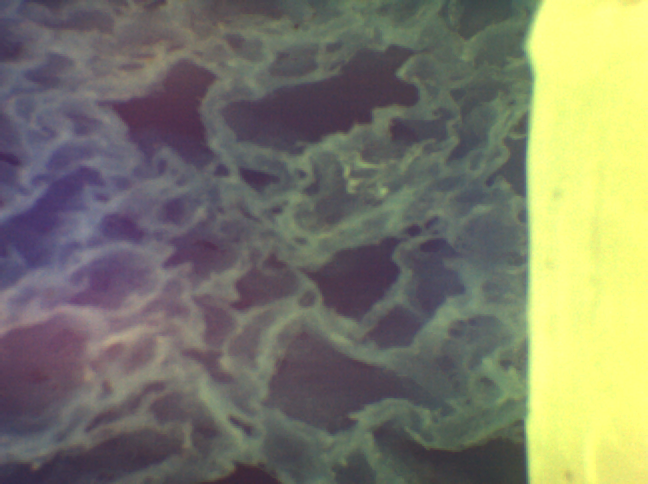
#> input picture Image Analysis/3_code/6_improvingPointTracking/Images/Default_0366_Mode2D_VideoImage.png, 648 x 484 px, found by its file name; its folder holds 4 pictures in this run; the run also reads 1 picture not shown here
$ python 1.py
#> lines starting #> are read from the running program, lines starting #| are printed output that depends on the picture; after the words box and inside, x2 and y2 are one past the last pixel; in counts of white or black regions, pixels touching at a corner belong together
from PIL import Image, ImageFilter
import numpy as np
from matplotlib import pyplot as plt
import skimage
import os


def findClosest(regions, targetLoc):
    #Finds the closest region in 'regions' to 'targetLoc'
    #'targetLoc' is a tuple with (x, y)
    minDist = np.inf
    closestIndex = -1
    closest = 0

    for i in range(len(regions)):
        r = regions[i].centroid
        xdiff = targetLoc[0] - r[0]
        ydiff = targetLoc[1] - r[1]
        dist = xdiff**2 + ydiff**2
        if dist < minDist:
            minDist = dist
            closestIndex = i
            closest = regions[i]

    return closest, closestIndex


def isolatePores(im):
     im = im.filter(ImageFilter.GaussianBlur(radius=3))
     backgroundlight = im.filter(ImageFilter.GaussianBlur(radius=50))
     imdata = np.asarray(im.getdata()).reshape((im.height, im.width))
     bglightdata = np.asarray(backgroundlight.getdata()).reshape((im.height, im.width))

     rectifiedIm = bglightdata - imdata
     rectifiedIm = rectifiedIm * (rectifiedIm > 0)
     rectifiedIm = (rectifiedIm > 8)
     rectifiedIm = skimage.morphology.opening(rectifiedIm)


     labeled = skimage.measure.label(rectifiedIm)
     plt.imshow(labeled)
     plt.show()
     regions = skimage.measure.regionprops(labeled)

     return regions, labeled


#find the file names in the given directory and sort them into alphabetical order, these will be loaded
directory = "Images"
files = sorted(os.listdir(directory))

try:
     ims = [Image.open(directory + "\\" + f).convert('L') for f in files]
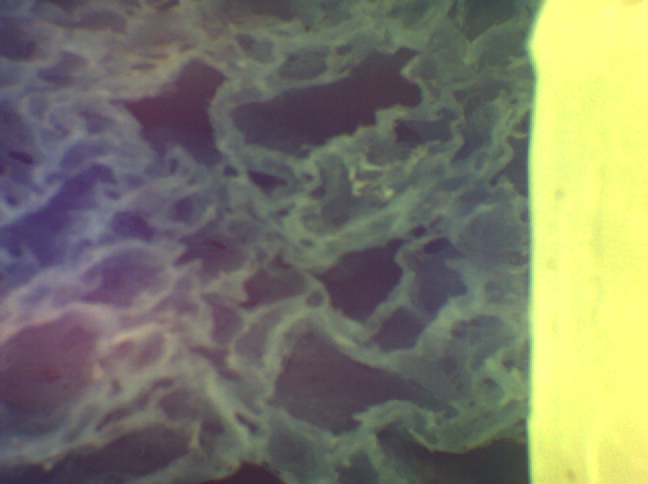
#> input picture Image Analysis/3_code/6_improvingPointTracking/Images/Default_0368_Mode2D_VideoImage.png, 648 x 484 px, found by its file name
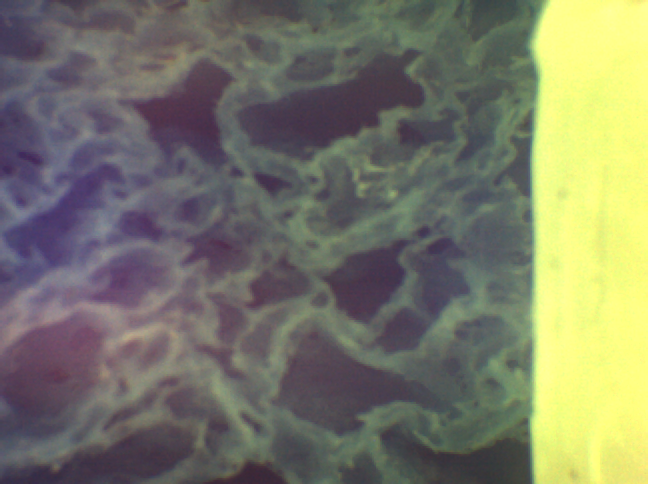
#> input picture Image Analysis/3_code/6_improvingPointTracking/Images/Default_0369_Mode2D_VideoImage.png, 648 x 484 px, found by its file name
#> ims = 4 items
     print(f"{len(ims)} Files Loaded")
#| 4 Files Loaded
except Exception as e:
     print("Files failed to load")
     print(e)
     #add something in to handle this error


#select the pore to track in the first image
regions, _ = isolatePores(ims[0])
#> in isolatePores, `rectifiedIm = (rectifiedIm > 8)`:
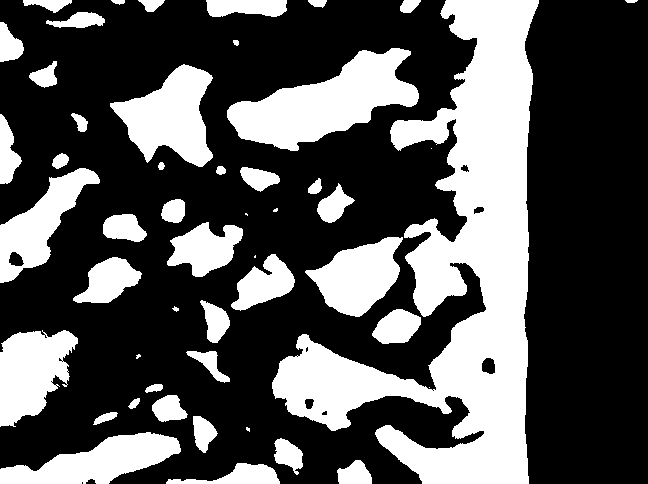
#> rectifiedIm: shape (484, 648) bool; 33.4% white; 50 white regions (7 under 20 px), largest, box (x1, y1, x2, y2) and area: (272, 0, 539, 484) 49039, (227, 48, 419, 151) 9652, (110, 64, 213, 167) 5966
#> in isolatePores, `rectifiedIm = skimage.morphology.opening(rectifiedIm)`: rectifiedIm: shape (484, 648) bool; 33.3% white; 47 white regions (5 under 20 px)
#> in isolatePores, `labeled = skimage.measure.label(rectifiedIm)`:
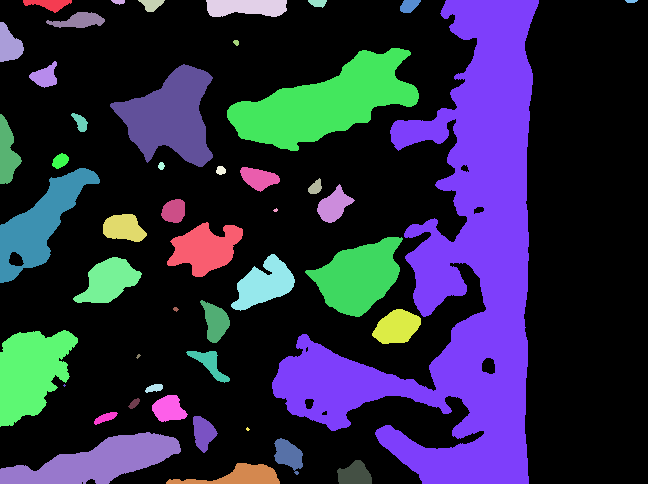
#> labeled: shape (484, 648) int32; 48 distinct labels, from 0 to 47; one colour per label, 0 black
#> in isolatePores, `regions = skimage.measure.regionprops(labeled)`: regions = 47 regions; largest, box (x1, y1, x2, y2) and area: (272, 0, 539, 484) 48996, (227, 48, 419, 151) 9650, (110, 64, 213, 167) 5964, (0, 432, 181, 484) 5052, (0, 330, 78, 427) 5032
#Find the region with the largest area
areas = [r.area for r in regions]
#> areas = 47 values, max 48996 at index 6, min 5 at index 36, mean 2221.9
sortedAreasIndexs = np.argsort(areas)[::-1]
#> sortedAreasIndexs = 47 values, max 46 at index 11, min 0 at index 27, mean 23
selectedPore = sortedAreasIndexs[1]
#> selectedPore = 11
targetPore = regions[selectedPore]


frames = []

width = []
height = []

bbox = targetPore.bbox
#> bbox = (48, 227, 151, 419)
height.append(bbox[2] - bbox[0])
width.append(bbox[3] - bbox[1])

for i in range(1, len(ims)):
     regions, labeled = isolatePores(ims[i])

     targetPore, closestIndex = findClosest(regions, targetPore.centroid)

     #add the selected pore image onto the background image
     binaryImage = labeled == closestIndex + 1
     outImage = np.where(binaryImage, 1, ims[i])

     newIm = Image.fromarray(outImage)

     #track width and height of box
     bbox = targetPore.bbox
     height.append(bbox[2] - bbox[0])
     width.append(bbox[3] - bbox[1])


     frames.append(newIm.convert('P'))
#> this loop made 3 passes
#> (closestIndex, bbox) on passes 1 to 3: (11, (48, 229, 153, 420)), (12, (50, 235, 155, 421)), (12, (52, 241, 157, 425))
#> pass 1, in isolatePores (call 2), `plt.show()`:
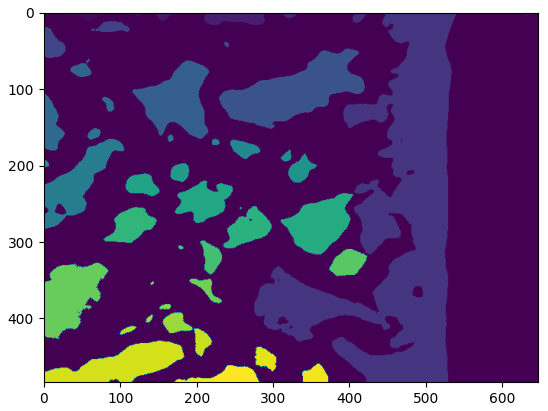
#> figure drawn by matplotlib, 1 panel
#> after the loop: binaryImage: shape (484, 648) bool; 2.9% white; 1 white region, box (x1, y1, x2, y2) and area: (241, 52, 425, 157) 8961
#> after the loop:
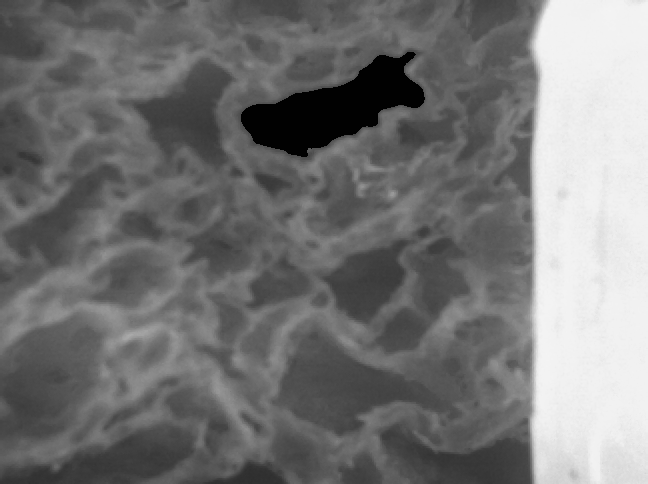
#> newIm: PIL image 648x484 L; min 1, max 244, mean 117.7
#> after the loop, frames = 3 items; height = [103, 105, 105, 105]; width = [192, 191, 186, 184]


frames[0].save("date2sponge1.gif", save_all=True, append_images=frames[1:], duration = 200, loop=0)
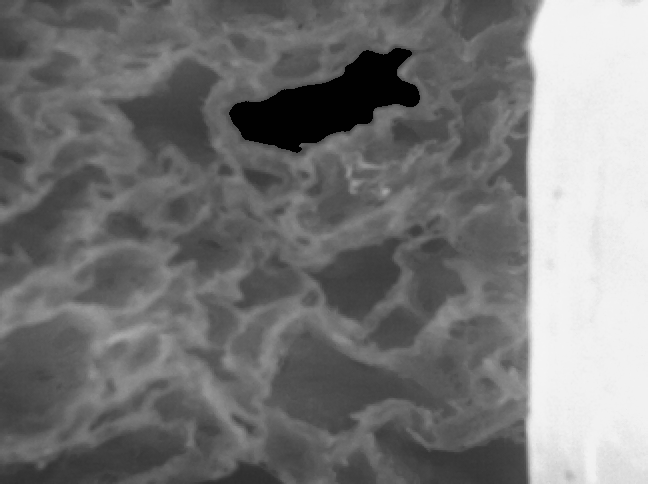
#> saved as date2sponge1.gif: PIL image 648x484 P; min 1, max 244, mean 119.1


# [36 lines of commented-out code are left out]
